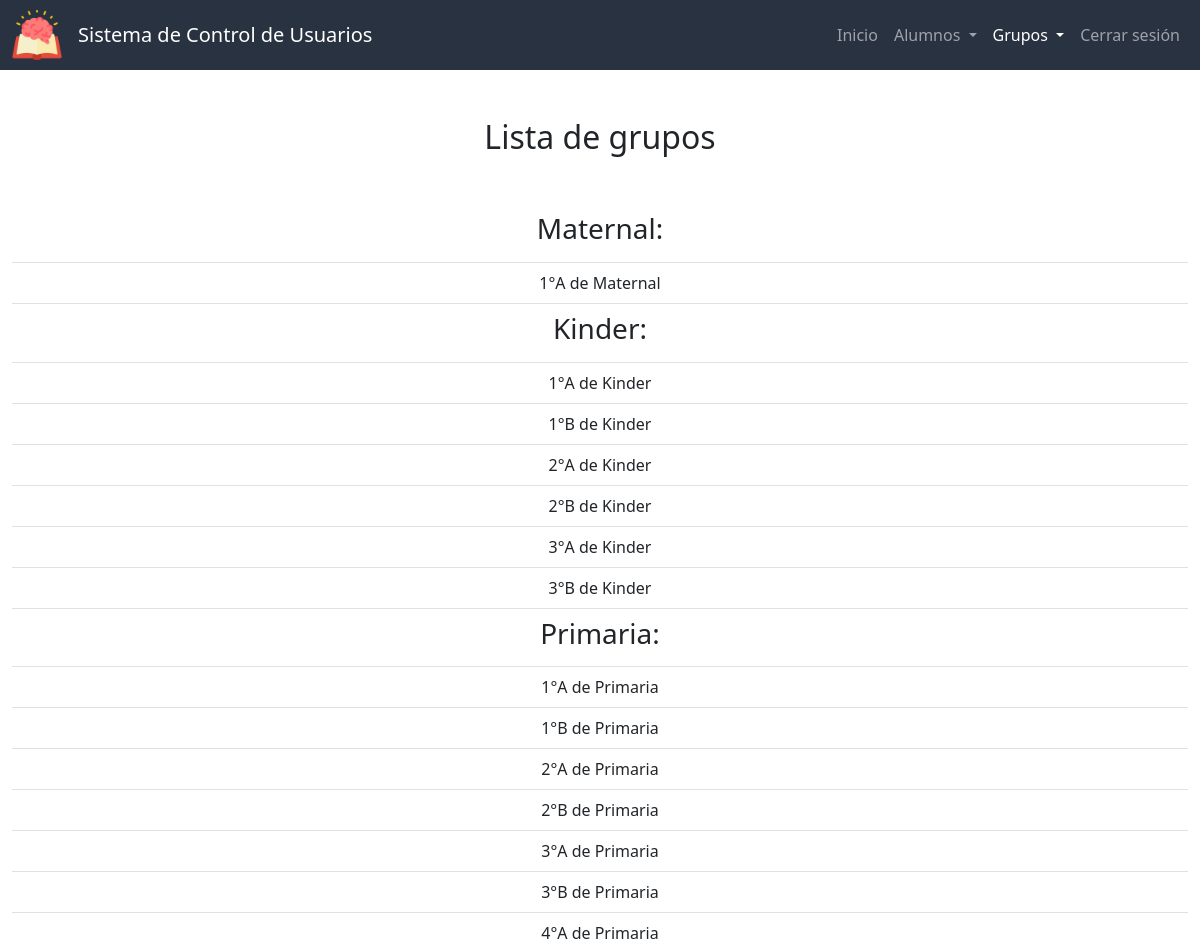
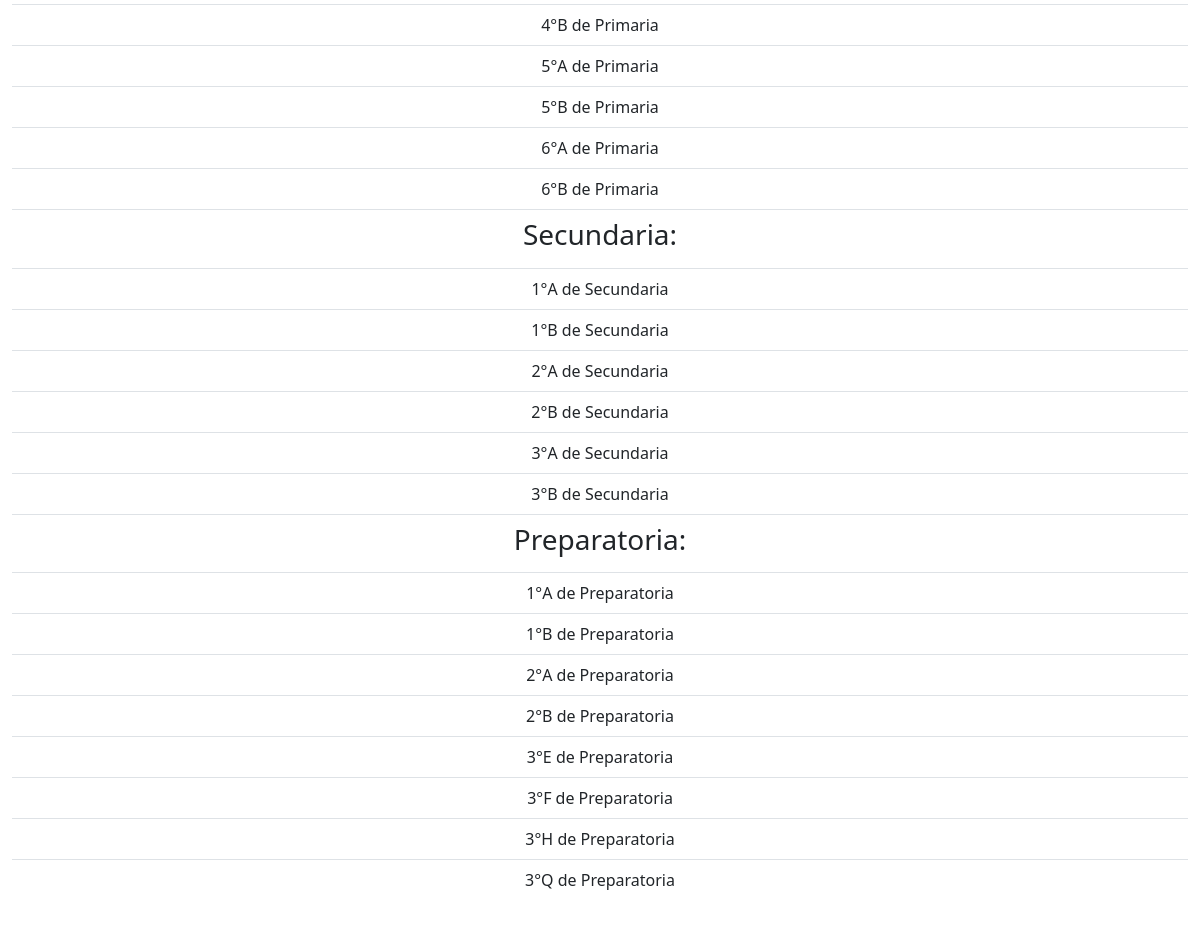
The app's page /lista_grupos (signed in) with its own data (2 pictures, top to bottom).
### app.py (models this page shows, shortened)
class Grupos(db.Model):
    id = db.Column(db.Integer, primary_key=True)
    seccion = db.Column(db.String(50), nullable=False)
    grado = db.Column(db.Integer, nullable=False)
    grupo = db.Column(db.String(1), nullable=False)
    def __repr__(self):
       return f"{self.grado}°{self.grupo} de {self.seccion}"

### app.py (the view)
@app.route("/lista_grupos")
@login_required
def lista_grupos():
    grupos = db.session.query(Grupos).all()
    return render_template("lista_grupos.html", active="Lista de grupos", grupos=grupos, secciones=SECCIONES)

### app.py (called while the page is built)
def login_required(f):
    @wraps(f)
    def decorated_function(*args, **kwargs):
        if session.get("user_id") is None:
            return redirect("/login")
        return f(*args, **kwargs)
    return decorated_function

### templates/lista_grupos.html (shortened to what this page needs)
{% extends "layout.html" %}
{% block main %}
    <h2 class="mb-5">
        Lista de grupos
    </h2>
    <ul class="list-group list-group-flush">
        {% for seccion in secciones %}
            <li class="list-group-item"><h3>{{ seccion }}:</h3></li>
            {% for grupo in grupos %}
                {% if grupo.seccion == seccion and grupo.grupo %}<li class="list-group-item">{{ grupo }}</li>{% endif %}
            {% endfor %}
        {% endfor %}
    </ul>
{% endblock %}

### static/styles.css (style rules this page uses)
:root { --color-primario: #293241; --color-primario-active: #3b4f69; --color-primario-hover: #334458; --letra-primario: white; --letra-primario-inactive: #9A9EA5; --letra-primario-hover: #C9CBCF; --verde: #729869; --verde-active: #588559; --amarillo: #D69900; --amarillo-active: #b17900; --color-ver: #3D5A80; --color-ver-active: #5281a7; --gris: #a5a5a5; --gris-active: #969696; --gris-oscuro: #7c7c7c; --gris-oscuro-active: #646464; }

### records on screen
Grupos: grado+grupo+seccion "1°A de Maternal"
Grupos: grado+grupo+seccion "1°A de Kinder"
Grupos: grado+grupo+seccion "1°B de Kinder"
Grupos: grado+grupo+seccion "2°A de Kinder"
Grupos: grado+grupo+seccion "2°B de Kinder"
Grupos: grado+grupo+seccion "3°A de Kinder"
Grupos: grado+grupo+seccion "3°B de Kinder"
Grupos: grado+grupo+seccion "1°A de Primaria"
Grupos: grado+grupo+seccion "1°B de Primaria"
Grupos: grado+grupo+seccion "2°A de Primaria"
Grupos: grado+grupo+seccion "2°B de Primaria"
Grupos: grado+grupo+seccion "3°A de Primaria"
Grupos: grado+grupo+seccion "3°B de Primaria"
Grupos: grado+grupo+seccion "4°A de Primaria"
Grupos: grado+grupo+seccion "4°B de Primaria"
Grupos: grado+grupo+seccion "5°A de Primaria"
Grupos: grado+grupo+seccion "5°B de Primaria"
Grupos: grado+grupo+seccion "6°A de Primaria"
Grupos: grado+grupo+seccion "6°B de Primaria"
Grupos: grado+grupo+seccion "1°A de Secundaria"
Grupos: grado+grupo+seccion "1°B de Secundaria"
Grupos: grado+grupo+seccion "2°A de Secundaria"
Grupos: grado+grupo+seccion "2°B de Secundaria"
Grupos: grado+grupo+seccion "3°A de Secundaria"
Grupos: grado+grupo+seccion "3°B de Secundaria"
Grupos: grado+grupo+seccion "1°A de Preparatoria"
Grupos: grado+grupo+seccion "1°B de Preparatoria"
Grupos: grado+grupo+seccion "2°A de Preparatoria"
Grupos: grado+grupo+seccion "2°B de Preparatoria"
Grupos: grado+grupo+seccion "3°E de Preparatoria"
Grupos: grado+grupo+seccion "3°F de Preparatoria"
Grupos: grado+grupo+seccion "3°H de Preparatoria"
Grupos: grado+grupo+seccion "3°Q de Preparatoria"

### other values on screen
{{ seccion }} "Maternal" "Kinder" "Primaria" "Secundaria" "Preparatoria"
